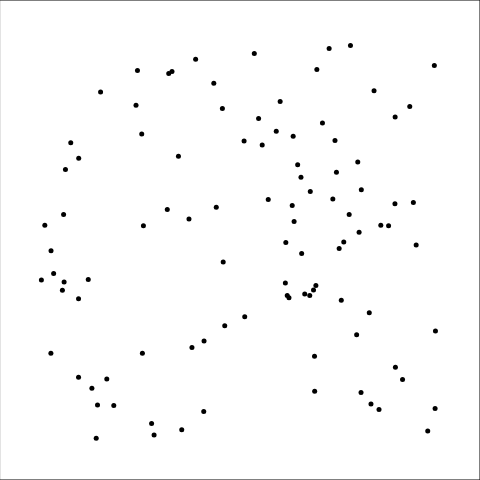
Frame 1 (no input)
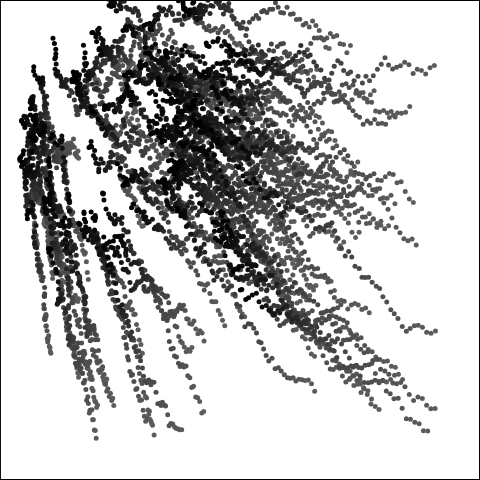
Frame 60 (no input)
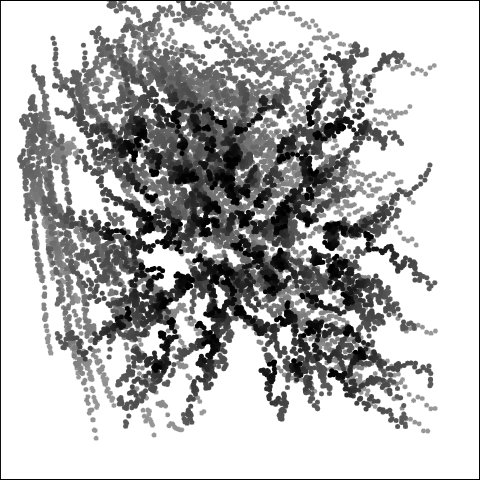
Frame 120 (the mouse pressed at the canvas centre since frame 60)

The p5.js sketch that drew these frames (run headless with seeded random() and noise() and a simulated clock; from frame 60 on, the mouse is pressed at the canvas centre):

// p5.js sketch
// ── sketch.js
// 球的位置
var X,Y;
var posCount = 100;

// 函数setup() ：准备阶段
function setup() 
{
	createCanvas(480,480);
	X = new Array();
	Y = new Array();
	randXY();
}

function randXY()
{
	for(var i =0;i<posCount;i++)
	{
		X[i] = random(-200,200);
		Y[i] = random(-200,200);
	}
	
}

function mousePressed()
{
	randXY();
}

// 函数draw()：作画阶段
function draw() {

	// 刷屏
	fill(255,2);
	rect(0,0,width,height);

	// 遍历所有小球，更新位置并显示
	var tNow = getTime();
	var dt = 0.01;
	for(var i =0;i<posCount;i++)
	{
		// 用微分方程更新位置
		var x = X[i];
		var y = Y[i];

		var dx = fxyt5(x,y,tNow) * dt;
		var dy = gxyt5(x,y,tNow) * dt;

		x = x + dx;
		y = y + dy;

		X[i] = x;
		Y[i] = y;

		// 在新的位置显示小球
		drawBall(X[i],Y[i]);
		//drawBall2(X[i],Y[i],i,dx/dt,dy/dt);
	}

}

function fxyt(x,y,t)
{
	return sin(0.1*y);
}

function fxyt2(x,y,t)
{
	return sqrt(x*x + y*y);
}

function fxyt3(x,y,t)
{
	return 20*cos(0.15*x +20*sin(0.01*y));
}

function fxyt4(x,y,t)
{
	return mouseX-x-width/2;
}

function fxyt5(x,y,t)
{
	return sin(0.3*t) *random(-800,800) + mouseX-x-width/2;
}

function gxyt(x,y,t)
{
	return cos(0.1*x);
}

function gxyt2(x,y,t)
{
	return atan2(x,y);
}

function gxyt3(x,y,t)
{
	return 18*sin(0.15*x*y +20*cos(0.008*x));
}

function gxyt4(x,y,t)
{
	return mouseY-y-height/2;
}

function gxyt5(x,y,t)
{
	return cos(0.5*t)*random(-800,800) + mouseY-y-height/2;
}

// 在x,y位置画球
function drawBall(x,y)
{
	push();
	translate(width/2,height/2);
	translate(x,y);
	scale(50,50);
	fill(0);// 填充白色
	noStroke();
	ellipse(0,0,0.1,0.1); // 画圆形
	pop();
}

function drawBall2(x,y,i,vx,vy)
{
	var spd = sqrt(vx*vx + vy*vy);
	var theta = atan2(vx,vy);

	push();
	translate(width/2,height/2);
	translate(x,y);
	rotate(theta);
	scale(1*spd,0.5*spd);
	fill(100*vx,200*vy,300-200*spd);// 填充白色
	noStroke();
	ellipse(0,0,0.1,0.1); // 画圆形
	pop();
}

// 返回当前时刻
function getTime()
{
	return millis()/1000;
}
